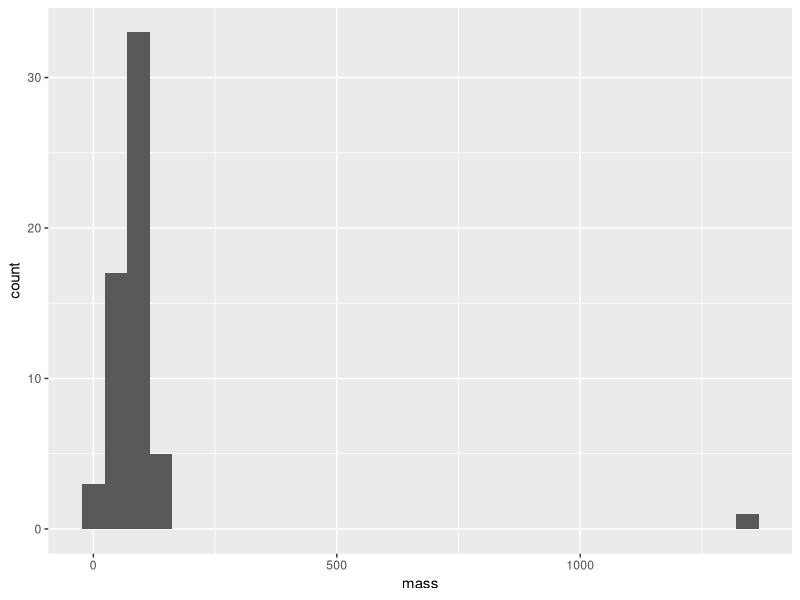
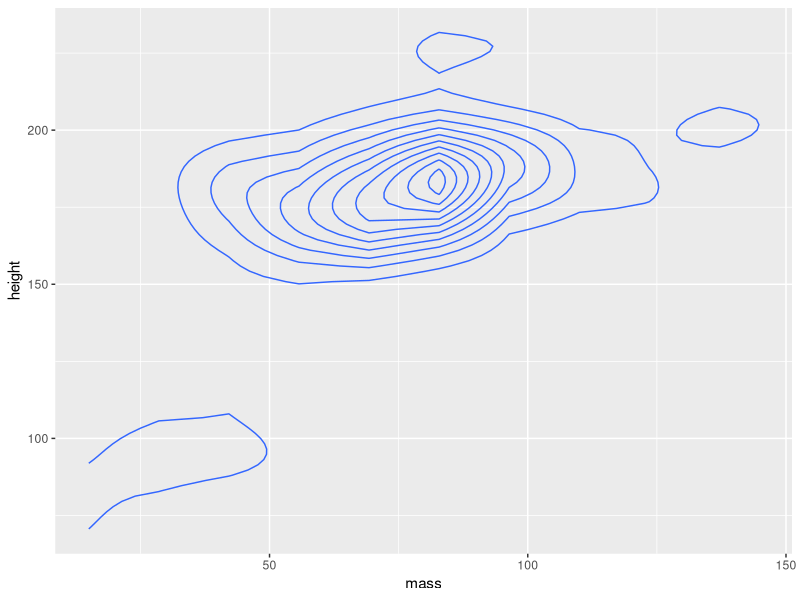
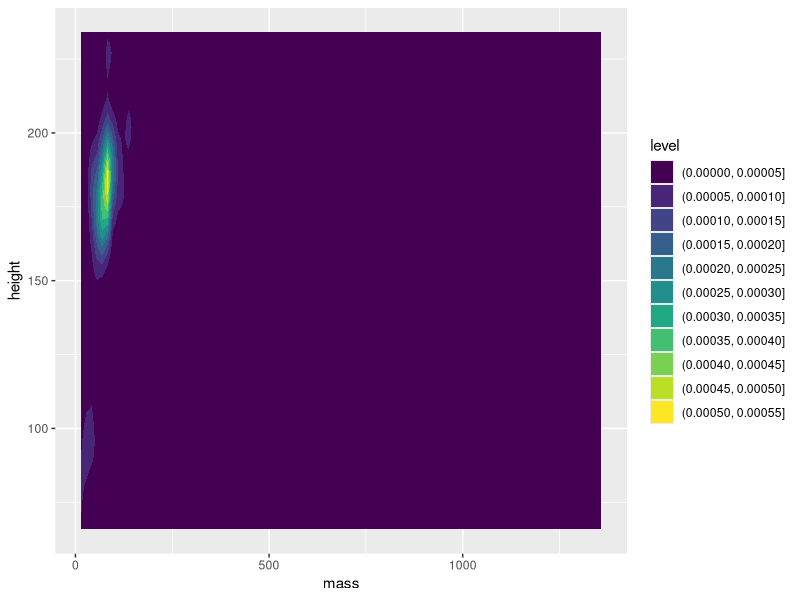
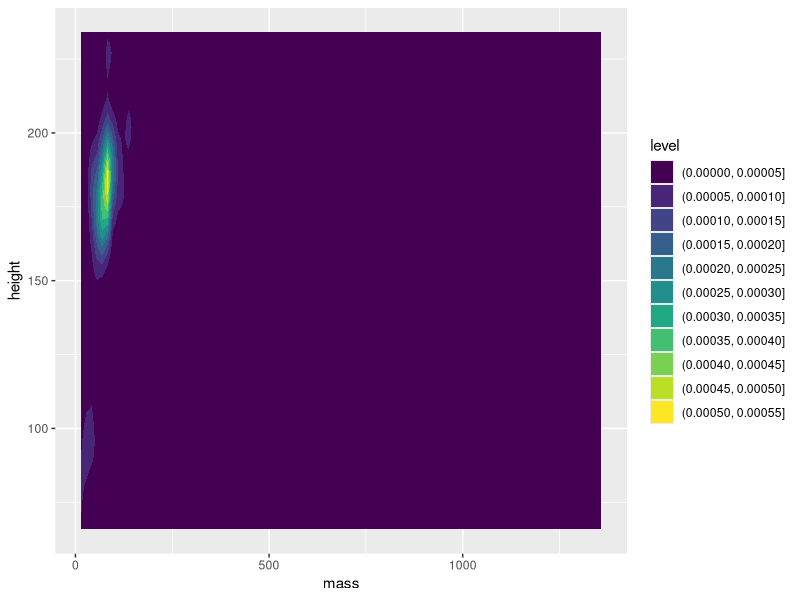
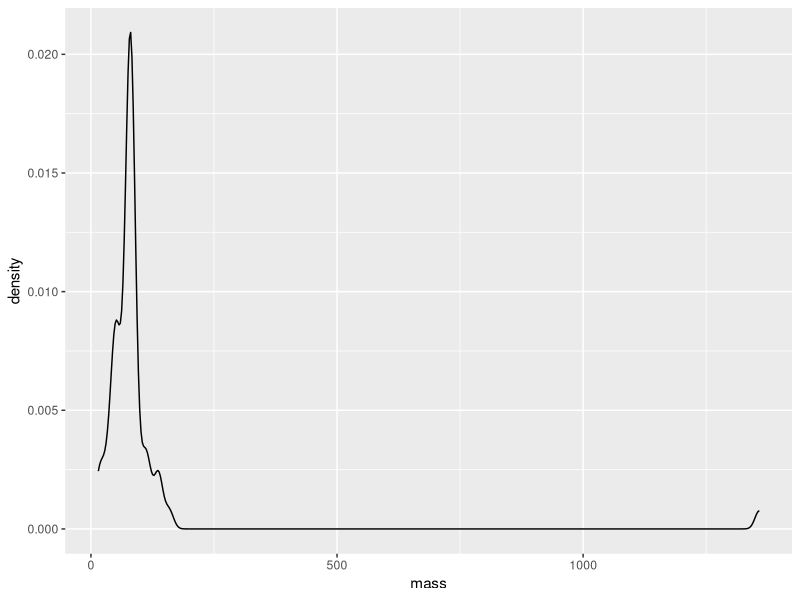

Source code (R) for these figures, in order:

# Exercícios - Produção de gráficos com o pacote ggplot2 ----------------------------------------------------------------------------------
# Autoria do script: Jeanne Franco ---------------------------------------------------------------------------------------------------------
# Data: 07/09/2022 -------------------------------------------------------------------------------------------------------------------------

# Exercícios -------------------------------------------------------------------------------------------------------------------------------

# 1 - Escolha um conjunto de dados disponível no R
# 2 - Carregue os pacotes necessários
# 3 - Produza os seguintes gráficos:
# a) Gráficos de histograma e densidade
# b) Gráficos de boxplot e violino
# c) Gráfico de barras com valores de média e erro padrão
# d) Gráfico de linhas

# Respostas --------------------------------------------------------------------------------------------------------------------------------

# Exercício 1

library(dplyr) # Pacote que carrega o banco de dados Starwars
dados <- starwars
View(dados)

# Exercício 2

library(tidyverse)

# Exercício 3

# a) Gráficos de histograma e densidade

dados <- dados %>%
  drop_na(mass) %>%
  view()

ggplot(dados, aes(x = mass)) +
  geom_histogram(bins = 30)

ggplot(dados, aes(x = mass, y = height)) +
  geom_density_2d()

ggplot(dados, aes(x = mass, y = height)) +
  geom_density_2d_filled()

ggplot(dados, aes(x = mass, y = height)) +
  geom_density_2d_filled()

ggplot(dados, aes(x = mass)) +
  geom_density()
